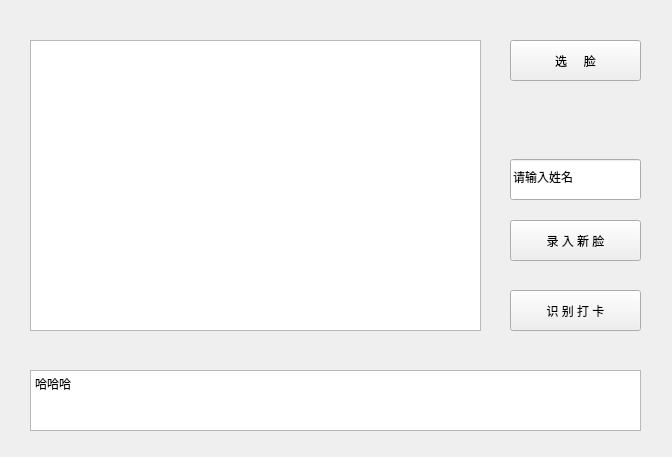
<?xml version="1.0" encoding="UTF-8"?>
<ui version="4.0">
 <class>Form</class>
 <widget class="QWidget" name="Form">
  <property name="geometry">
   <rect>
    <x>0</x>
    <y>0</y>
    <width>672</width>
    <height>457</height>
   </rect>
  </property>
  <property name="windowTitle">
   <string>Form</string>
  </property>
  <widget class="QGraphicsView" name="graphicsView">
   <property name="geometry">
    <rect>
     <x>30</x>
     <y>40</y>
     <width>451</width>
     <height>291</height>
    </rect>
   </property>
  </widget>
  <widget class="QToolButton" name="toolButton">
   <property name="geometry">
    <rect>
     <x>510</x>
     <y>40</y>
     <width>131</width>
     <height>41</height>
    </rect>
   </property>
   <property name="text">
    <string>选     脸</string>
   </property>
  </widget>
  <widget class="QPushButton" name="pushButton_2">
   <property name="geometry">
    <rect>
     <x>510</x>
     <y>220</y>
     <width>131</width>
     <height>41</height>
    </rect>
   </property>
   <property name="text">
    <string>录 入 新 脸</string>
   </property>
  </widget>
  <widget class="QPushButton" name="pushButton_3">
   <property name="geometry">
    <rect>
     <x>510</x>
     <y>290</y>
     <width>131</width>
     <height>41</height>
    </rect>
   </property>
   <property name="text">
    <string>识 别 打 卡</string>
   </property>
  </widget>
  <widget class="QLineEdit" name="lineEdit">
   <property name="geometry">
    <rect>
     <x>510</x>
     <y>159</y>
     <width>131</width>
     <height>41</height>
    </rect>
   </property>
   <property name="text">
    <string>请输入姓名</string>
   </property>
  </widget>
  <widget class="QTextBrowser" name="textBrowser">
   <property name="geometry">
    <rect>
     <x>30</x>
     <y>370</y>
     <width>611</width>
     <height>61</height>
    </rect>
   </property>
   <property name="html">
    <string>&lt;!DOCTYPE HTML PUBLIC &quot;-//W3C//DTD HTML 4.0//EN&quot; &quot;http://www.w3.org/TR/REC-html40/strict.dtd&quot;&gt;
&lt;html&gt;&lt;head&gt;&lt;meta name=&quot;qrichtext&quot; content=&quot;1&quot; /&gt;&lt;style type=&quot;text/css&quot;&gt;
p, li { white-space: pre-wrap; }
&lt;/style&gt;&lt;/head&gt;&lt;body style=&quot; font-family:'SimSun'; font-size:9pt; font-weight:400; font-style:normal;&quot;&gt;
&lt;p style=&quot; margin-top:0px; margin-bottom:0px; margin-left:0px; margin-right:0px; -qt-block-indent:0; text-indent:0px;&quot;&gt;哈哈哈&lt;/p&gt;&lt;/body&gt;&lt;/html&gt;</string>
   </property>
  </widget>
  <action name="action">
   <property name="text">
    <string>选脸</string>
   </property>
   <property name="toolTip">
    <string>打开文件</string>
   </property>
  </action>
 </widget>
 <resources/>
 <connections/>
</ui>
